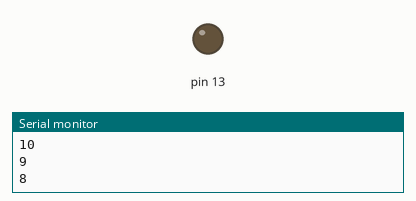
Simulated run of this sketch. Board: Arduino Uno, built with avr-gcc and run on an emulated ATmega328P. Parts: output pins drawn as LEDs (lit = HIGH), the last lines printed to the serial monitor.

Above: at 8.0 s.
At 16.5 s:
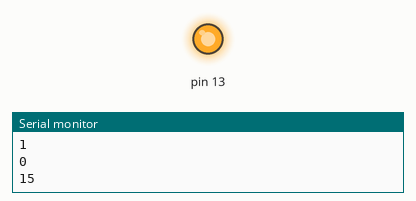
Timing chart, 0 to 20.8 s (numbered marks = the images above):
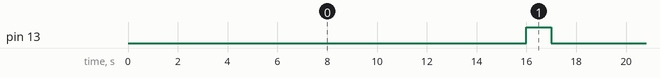

The sketch:

sketch_countdown.ino
```cpp
int countdown = 16;
void setup() {
  // put your setup code here, to run once:
    Serial.begin(9600);
    pinMode(13,OUTPUT);
}

void loop() {
  // put your main code here, to run repeatedly:
  countdown = countdown - 1;
  Serial.println(countdown);
  delay(1000);
  if (countdown == 0)
  {
    digitalWrite(13,HIGH);
    countdown = 16;
    }
  else
  {
    digitalWrite(13,LOW);
    }
}
```

Measured:
- by itself, pin 13: alternates HIGH for 1.0 s and LOW for 15.0 s
